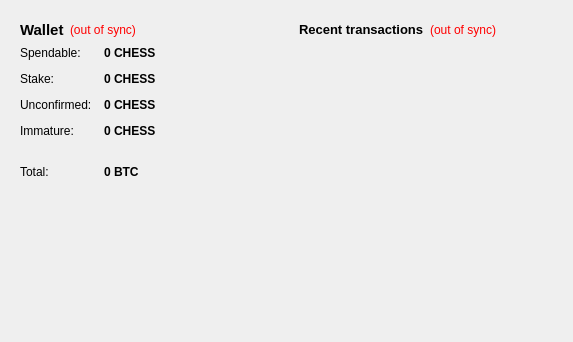
<?xml version="1.0" encoding="UTF-8"?>
<ui version="4.0">
 <class>OverviewPage</class>
 <widget class="QWidget" name="OverviewPage">
  <property name="geometry">
   <rect>
    <x>0</x>
    <y>0</y>
    <width>573</width>
    <height>342</height>
   </rect>
  </property>
  <property name="windowTitle">
   <string>Form</string>
  </property>
  <property name="windowOpacity">
   <double>0.500000000000000</double>
  </property>
  <property name="styleSheet">
   <string notr="true"/>
  </property>
  <layout class="QHBoxLayout" name="horizontalLayout" stretch="1,1">
   <item>
    <layout class="QVBoxLayout" name="verticalLayout_2">
     <item>
      <widget class="QFrame" name="frame">
       <property name="styleSheet">
        <string notr="true">background-color:transparent;</string>
       </property>
       <property name="frameShape">
        <enum>QFrame::NoFrame</enum>
       </property>
       <property name="frameShadow">
        <enum>QFrame::Raised</enum>
       </property>
       <layout class="QVBoxLayout" name="verticalLayout_4">
        <item>
         <layout class="QHBoxLayout" name="horizontalLayout_4">
          <item>
           <widget class="QLabel" name="label_5">
            <property name="font">
             <font>
              <pointsize>11</pointsize>
              <weight>75</weight>
              <bold>true</bold>
             </font>
            </property>
            <property name="text">
             <string>Wallet</string>
            </property>
           </widget>
          </item>
          <item>
           <widget class="QLabel" name="labelWalletStatus">
            <property name="toolTip">
             <string>The displayed information may be out of date. Your wallet automatically synchronizes with the ChessCoin 0.32% network after a connection is established, but this process has not completed yet.</string>
            </property>
            <property name="styleSheet">
             <string notr="true">QLabel { color: red; }</string>
            </property>
            <property name="text">
             <string notr="true">(out of sync)</string>
            </property>
            <property name="alignment">
             <set>Qt::AlignLeading|Qt::AlignLeft|Qt::AlignVCenter</set>
            </property>
           </widget>
          </item>
          <item>
           <spacer name="horizontalSpacer_2">
            <property name="orientation">
             <enum>Qt::Horizontal</enum>
            </property>
            <property name="sizeHint" stdset="0">
             <size>
              <width>40</width>
              <height>20</height>
             </size>
            </property>
           </spacer>
          </item>
         </layout>
        </item>
        <item>
         <layout class="QFormLayout" name="formLayout_2">
          <property name="fieldGrowthPolicy">
           <enum>QFormLayout::AllNonFixedFieldsGrow</enum>
          </property>
          <property name="horizontalSpacing">
           <number>12</number>
          </property>
          <property name="verticalSpacing">
           <number>12</number>
          </property>
          <item row="0" column="0">
           <widget class="QLabel" name="label">
            <property name="text">
             <string>Spendable:</string>
            </property>
           </widget>
          </item>
          <item row="0" column="1">
           <widget class="QLabel" name="labelBalance">
            <property name="font">
             <font>
              <weight>75</weight>
              <bold>true</bold>
             </font>
            </property>
            <property name="cursor">
             <cursorShape>IBeamCursor</cursorShape>
            </property>
            <property name="toolTip">
             <string>Your current spendable balance</string>
            </property>
            <property name="text">
             <string notr="true">0 CHESS</string>
            </property>
            <property name="textInteractionFlags">
             <set>Qt::LinksAccessibleByMouse|Qt::TextSelectableByKeyboard|Qt::TextSelectableByMouse</set>
            </property>
           </widget>
          </item>
          <item row="1" column="0">
           <widget class="QLabel" name="label_6">
            <property name="text">
             <string>Stake:</string>
            </property>
           </widget>
          </item>
          <item row="1" column="1">
           <widget class="QLabel" name="labelStake">
            <property name="font">
             <font>
              <weight>75</weight>
              <bold>true</bold>
             </font>
            </property>
            <property name="cursor">
             <cursorShape>IBeamCursor</cursorShape>
            </property>
            <property name="toolTip">
             <string>Total of coins that was staked, and do not yet count toward the current balance</string>
            </property>
            <property name="text">
             <string notr="true">0 CHESS</string>
            </property>
            <property name="textInteractionFlags">
             <set>Qt::LinksAccessibleByMouse|Qt::TextSelectableByKeyboard|Qt::TextSelectableByMouse</set>
            </property>
           </widget>
          </item>
          <item row="2" column="0">
           <widget class="QLabel" name="label_3">
            <property name="text">
             <string>Unconfirmed:</string>
            </property>
           </widget>
          </item>
          <item row="2" column="1">
           <widget class="QLabel" name="labelUnconfirmed">
            <property name="font">
             <font>
              <weight>75</weight>
              <bold>true</bold>
             </font>
            </property>
            <property name="cursor">
             <cursorShape>IBeamCursor</cursorShape>
            </property>
            <property name="toolTip">
             <string>Total of transactions that have yet to be confirmed, and do not yet count toward the current balance</string>
            </property>
            <property name="text">
             <string notr="true">0 CHESS</string>
            </property>
            <property name="textInteractionFlags">
             <set>Qt::LinksAccessibleByMouse|Qt::TextSelectableByKeyboard|Qt::TextSelectableByMouse</set>
            </property>
           </widget>
          </item>
          <item row="3" column="0">
           <widget class="QLabel" name="labelImmatureText">
            <property name="text">
             <string>Immature:</string>
            </property>
           </widget>
          </item>
          <item row="3" column="1">
           <widget class="QLabel" name="labelImmature">
            <property name="font">
             <font>
              <weight>75</weight>
              <bold>true</bold>
             </font>
            </property>
            <property name="toolTip">
             <string>Mined balance that has not yet matured</string>
            </property>
            <property name="text">
             <string notr="true">0 CHESS</string>
            </property>
            <property name="textInteractionFlags">
             <set>Qt::LinksAccessibleByMouse|Qt::TextSelectableByKeyboard|Qt::TextSelectableByMouse</set>
            </property>
           </widget>
          </item>
          <item row="4" column="0" colspan="2">
           <widget class="Line" name="line">
            <property name="orientation">
             <enum>Qt::Horizontal</enum>
            </property>
           </widget>
          </item>
          <item row="5" column="0">
           <widget class="QLabel" name="labelTotalText">
            <property name="text">
             <string>Total:</string>
            </property>
           </widget>
          </item>
          <item row="5" column="1">
           <widget class="QLabel" name="labelTotal">
            <property name="font">
             <font>
              <weight>75</weight>
              <bold>true</bold>
             </font>
            </property>
            <property name="cursor">
             <cursorShape>IBeamCursor</cursorShape>
            </property>
            <property name="toolTip">
             <string>Your current total balance</string>
            </property>
            <property name="text">
             <string notr="true">0 BTC</string>
            </property>
            <property name="textInteractionFlags">
             <set>Qt::LinksAccessibleByMouse|Qt::TextSelectableByKeyboard|Qt::TextSelectableByMouse</set>
            </property>
           </widget>
          </item>
         </layout>
        </item>
       </layout>
      </widget>
     </item>
     <item>
      <spacer name="verticalSpacer">
       <property name="orientation">
        <enum>Qt::Vertical</enum>
       </property>
       <property name="sizeHint" stdset="0">
        <size>
         <width>20</width>
         <height>40</height>
        </size>
       </property>
      </spacer>
     </item>
    </layout>
   </item>
   <item>
    <layout class="QVBoxLayout" name="verticalLayout_3">
     <item>
      <widget class="QFrame" name="frame_2">
       <property name="styleSheet">
        <string notr="true">background-color:transparent;</string>
       </property>
       <property name="frameShape">
        <enum>QFrame::NoFrame</enum>
       </property>
       <property name="frameShadow">
        <enum>QFrame::Raised</enum>
       </property>
       <layout class="QVBoxLayout" name="verticalLayout">
        <item>
         <layout class="QHBoxLayout" name="horizontalLayout_2">
          <item>
           <widget class="QLabel" name="label_4">
            <property name="font">
             <font>
              <pointsize>10</pointsize>
             </font>
            </property>
            <property name="text">
             <string>&lt;b&gt;Recent transactions&lt;/b&gt;</string>
            </property>
           </widget>
          </item>
          <item>
           <widget class="QLabel" name="labelTransactionsStatus">
            <property name="toolTip">
             <string>The displayed information may be out of date. Your wallet automatically synchronizes with the ChessCoin 0.32% network after a connection is established, but this process has not completed yet.</string>
            </property>
            <property name="styleSheet">
             <string notr="true">QLabel { color: red; }</string>
            </property>
            <property name="text">
             <string notr="true">(out of sync)</string>
            </property>
            <property name="alignment">
             <set>Qt::AlignRight|Qt::AlignTrailing|Qt::AlignVCenter</set>
            </property>
           </widget>
          </item>
          <item>
           <spacer name="horizontalSpacer">
            <property name="orientation">
             <enum>Qt::Horizontal</enum>
            </property>
            <property name="sizeHint" stdset="0">
             <size>
              <width>40</width>
              <height>20</height>
             </size>
            </property>
           </spacer>
          </item>
         </layout>
        </item>
        <item>
         <widget class="QListView" name="listTransactions">
          <property name="styleSheet">
           <string notr="true">QListView { background: transparent; }</string>
          </property>
          <property name="frameShape">
           <enum>QFrame::NoFrame</enum>
          </property>
          <property name="verticalScrollBarPolicy">
           <enum>Qt::ScrollBarAlwaysOff</enum>
          </property>
          <property name="horizontalScrollBarPolicy">
           <enum>Qt::ScrollBarAlwaysOff</enum>
          </property>
          <property name="selectionMode">
           <enum>QAbstractItemView::NoSelection</enum>
          </property>
         </widget>
        </item>
       </layout>
      </widget>
     </item>
     <item>
      <spacer name="verticalSpacer_2">
       <property name="orientation">
        <enum>Qt::Vertical</enum>
       </property>
       <property name="sizeHint" stdset="0">
        <size>
         <width>20</width>
         <height>40</height>
        </size>
       </property>
      </spacer>
     </item>
    </layout>
   </item>
  </layout>
 </widget>
 <resources/>
 <connections/>
</ui>
